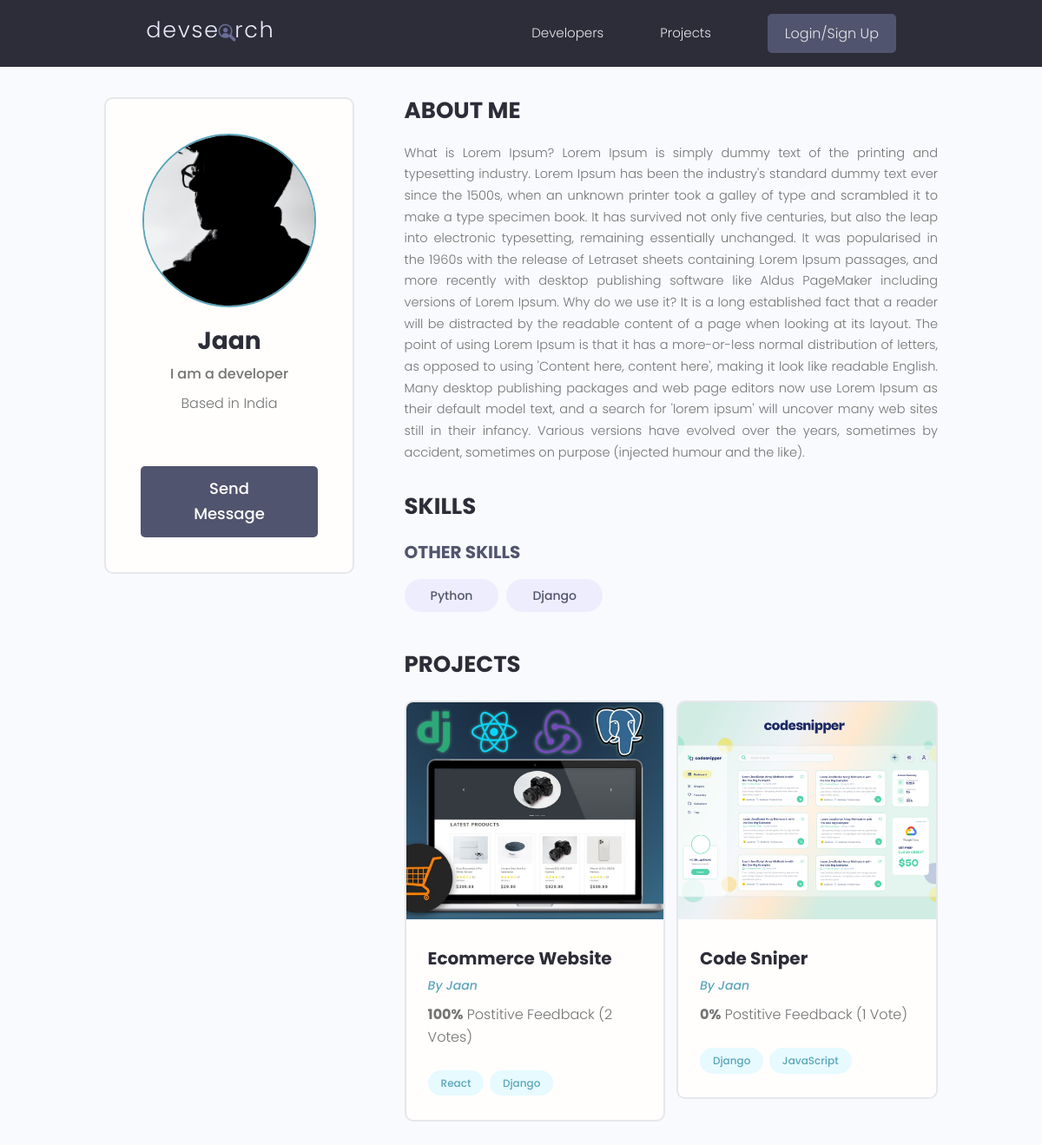
/profile/b8ca071c-c694-4010-a85d-4aa89cfddf22/, run on the app's committed database.
### users/models.py (models this page shows, shortened)
class Profile(models.Model):
    user = models.OneToOneField(
        User, on_delete=models.CASCADE, null=True, blank=True)
    name = models.CharField(max_length=200, blank=True, null=True)
    email = models.EmailField(max_length=500, blank=True, null=True)
    username = models.CharField(max_length=200, blank=True, null=True)
    location = models.CharField(max_length=200, blank=True, null=True)
    short_intro = models.CharField(max_length=200, blank=True, null=True)
    bio = models.TextField(blank=True, null=True)
    profile_image = models.ImageField(
        null=True, blank=True, upload_to='profiles/', default="profiles/user-default.png")
    social_github = models.CharField(max_length=200, blank=True, null=True)
    social_twitter = models.CharField(max_length=200, blank=True, null=True)
    social_linkedin = models.CharField(max_length=200, blank=True, null=True)
    social_youtube = models.CharField(max_length=200, blank=True, null=True)
    social_website = models.CharField(max_length=200, blank=True, null=True)
    created = models.DateTimeField(auto_now_add=True)
    id = models.UUIDField(default=uuid.uuid4, unique=True,
                          primary_key=True, editable=False)
    class Meta:
        ordering = ['created']
    @property
    def imageURL(self):
        try:
            url = self.profile_image.url
        except:
            url = ''
        return url

class Skill(models.Model):
    owner = models.ForeignKey(
        Profile, on_delete=models.CASCADE, null=True, blank=True)
    name = models.CharField(max_length=200, blank=True, null=True)
    description = models.TextField(null=True, blank=True)
    created = models.DateTimeField(auto_now_add=True)
    id = models.UUIDField(default=uuid.uuid4, unique=True,
                          primary_key=True, editable=False)
    def __str__(self):
        return str(self.name)

### projects/models.py (models this page shows, shortened)
class Project(models.Model):
    owner = models.ForeignKey(
        Profile, null=True, blank=True, on_delete=models.CASCADE)
    title = models.CharField(max_length=200)
    description = models.TextField(null=True, blank=True)
    featured_image = models.ImageField(
        null=True, blank=True, default="default.jpg")
    demo_link = models.CharField(max_length=2000, null=True, blank=True)
    source_link = models.CharField(max_length=2000, null=True, blank=True)
    tags = models.ManyToManyField('Tag', blank=True)
    vote_total = models.IntegerField(default=0, null=True, blank=True)
    vote_ratio = models.IntegerField(default=0, null=True, blank=True)
    created = models.DateTimeField(auto_now_add=True)
    id = models.UUIDField(default=uuid.uuid4, unique=True,
                          primary_key=True, editable=False)
    class Meta:
        ordering = ['-vote_ratio', '-vote_total', 'title']
    @property
    def imageURL(self):
        try:
            url = self.featured_image.url
        except:
            url = ''
        return url

class Tag(models.Model):
    name = models.CharField(max_length=200)
    created = models.DateTimeField(auto_now_add=True)
    id = models.UUIDField(default=uuid.uuid4, unique=True,
                          primary_key=True, editable=False)
    def __str__(self):
        return self.name

### users/views.py (the view)
# urls.py: path('profile/<str:pk>/', views.userProfile, name="user-profile"),
def userProfile(request, pk):
    profile = Profile.objects.get(id=pk)
    topSkills = profile.skill_set.exclude(description__exact="")
    otherSkills = profile.skill_set.filter(description="")
    context = {'profile': profile, 'topSkills': topSkills,
               "otherSkills": otherSkills}
    return render(request, 'users/user-profile.html', context)

### users/templates/users/user-profile.html (shortened to what this page needs)
{% extends 'main.html' %}
{% block content %}
<main class="profile my-md">
    <div class="container">
        <div class="layout">
            <div class="column column--1of3">
                <div class="card text-center">
                    <div class="card__body dev">
                        <img class="avatar avatar--xl" src="{{ profile.imageURL }}" />
                        <h2 class="dev__name">{{profile.name}}</h2>
                        <p class="dev__title">{{profile.short_intro}}</p>
                        <p class="dev__location">Based in {{profile.location}}</p>
                        {% if request.user.profile.id != profile.id %}
                        <a href="{% url 'create-message' profile.id %}" class="btn btn--sub btn--lg">Send Message </a>
                        {% endif %}
                    </div>
                </div>
            </div>
            <div class="column column--2of3">
                <div class="devInfo">
                    <h3 class="devInfo__title">About Me</h3>
                    <p class="devInfo__about">{{profile.bio}}</p>
                </div>
                <div class="devInfo">
                    <h3 class="devInfo__title">Skills</h3>
                    <div class="devInfo__skills">
                        <h3 class="devInfo__subtitle">Other Skills</h3>
                        <div class="devInfo__otherSkills">
                            {% for skill in otherSkills %}
                            <span class="tag tag--pill tag--sub tag--lg">
                                <small>{{skill}}</small>
                            </span>
                            {% endfor %}
                        </div>
                    </div>
                </div>
                <div class="devInfo">
                    <h3 class="devInfo__title">Projects</h3>
                    <div class="grid grid--two">
                        {% for project in profile.project_set.all %}
                        <div class="column">
                            <div class="card project">
                                <a href="{% url 'project' project.id %}" class="project">
                                    <img class="project__thumbnail" src="{{project.imageURL}}"
                                        alt="project thumbnail" />
                                    <div class="card__body">
                                        <h3 class="project__title">{{project.title}}</h3>
                                        <p><a class="project__author"
                                                href="{% url 'user-profile' project.owner.id %}">By
                                                {{project.owner.name}}</a>
                                        </p>
                                        <p class="project--rating">
                                            <span style="font-weight: bold;">{{project.vote_ratio}}%</span> Postitive
                                            Feedback ({{project.vote_total}} Vote{{project.vote_total|pluralize:"s"}})
                                        </p>
                                        <div class="project__tags">
                                            {% for tag in project.tags.all %}
                                            <span class="tag tag--pill tag--main">
                                                <small>{{tag}}</small>
                                            </span>
                                            {% endfor %}
                                        </div>
                                    </div>
                                </a>
                            </div>
                        </div>
                        {% endfor %}
                    </div>
                </div>
            </div>
        </div>
    </div>
</main>
{% endblock content %}

### static/styles/app.css (style rules this page uses)
:root { --color-sub: #2d2d39; }
.btn--sub { background-color: var(--color-sub-light); }
.card { border: 2px solid var(--color-light); }
img { width: 100%; }
.profile .card > .dev { padding: 4rem; }
.dev__name { color: var(--color-sub); font-size: 2.8rem; font-weight: 700; margin-top: 1rem; margin-bottom: 0.5rem; }
.dev__title { font-size: 1.6rem; font-weight: 500; line-height: 1.3; }
.dev__location { margin-top: 1rem; }
.devInfo { margin-bottom: 3rem; }
.devInfo__title, .devInfo__subtitle { font-size: 2.6rem; color: var(--color-sub); text-transform: uppercase; font-weight: 700; margin-bottom: 1.5rem; }
.devInfo__subtitle { font-size: 2rem; color: var(--color-sub-light); }
.devInfo__about, .devSkill__info { font-size: 1.45rem; line-height: 1.7; text-align: justify; }
.project__author { font-size: 1.4rem; font-style: italic; }
.project--rating { margin-bottom: 1.6em; margin-top: .5em; }
.project__thumbnail { height: 25rem; object-fit: cover; object-position: top center; }
.project__title { font-size: 2rem; font-weight: 700; color: var(--color-sub); }

### static/uikit/styles/modules/_variables.css (style rules this page uses)
:root { --color-main: #5aa5b9; --color-main-light: #e6faff; --color-sub: #3f4156; --color-sub-light: #51546e; --color-sub-lighter: #ededfd; --color-text: #737373; --color-gray: #8b8b8b; --color-light: #e5e7eb; --color-light-gray: #767676; --color-bg: #f8fafd; --color-white: #fffefd; --color-white-light: #f3f3f3; --color-success: #359e64; --color-success-bg: #def8e8; --color-error: #fc4b0b; --color-error-bg: #fff2ee; --font-base: 'Poppins', arial, helvetica, 'Segoe UI', roboto, ubuntu, sans-serif; --font-monospace: 'Fira Code', 'Courier New', courier, monospace; --font-regular: 300; --font-medium: 500; --font-bold: 700; --generic-shadow: 1px 1px 5px #00000010; --generic-transition: all 0.3s ease-in-out; }

### static/uikit/styles/modules/_base.css (style rules this page uses)
* { margin: 0; padding: 0; box-sizing: border-box; text-rendering: optimizeLegibility; color: inherit; font-size: inherit; }
html { font-size: 50%; }
@media only screen and (min-width: 480px) { html { font-size: 56.25%; } }
@media only screen and (min-width: 1200px) { html { font-size: 62.5%; } }
body { line-height: 1.6; font-weight: 400; font-size: 1.5rem; color: var(--color-text); background-color: var(--color-bg); min-height: 100vh; }

### static/uikit/styles/modules/_typography.css (style rules this page uses)
* { font-family: var(--font-base); }
h2 { font-size: 3.6rem; font-weight: var(--font-bold); }
h3 { font-size: 3.2rem; font-weight: var(--font-medium); }
p, span, strong { font-size: 1.6rem; color: var(--color-text); font-weight: var(--font-regular); }
a { padding-bottom: 2px; text-decoration: none; display: inline-block; color: var(--color-main); font-weight: var(--font-medium); }

### static/uikit/styles/modules/_utilities.css (style rules this page uses)
.container { width: 92%; max-width: 165rem; margin: 0 auto; box-sizing: border-box; }
@media screen and (min-width: 1000px) { .container { width: 90%; } }
@media screen and (min-width: 1200px) { .container { width: 80%; } }
.text-center { text-align: center; }
.my-md { margin: 3rem auto; }

### static/uikit/styles/modules/_avatar.css (style rules this page uses)
.avatar { border-radius: 50%; border: 2px solid var(--color-main); object-fit: cover; }
.avatar--xl { height: 20rem; width: 20rem; }

### static/uikit/styles/modules/_button.css (style rules this page uses)
.btn { display: inline-block; position: relative; cursor: pointer; background-color: var(--color-light); font-weight: var(--font-medium); color: var(--color-sub); text-decoration: none; padding: 1rem 2rem; border-radius: 0.5rem; border: none; width: -webkit-fit-content; width: -moz-fit-content; width: fit-content; height: -webkit-fit-content; height: -moz-fit-content; height: fit-content; font-size: 1.6rem; outline-width: 0; outline-color: transparent; -webkit-backface-visibility: hidden; backface-visibility: hidden; transition: all 0.3s ease-in-out; }
.btn--sub { background-color: var(--color-sub); color: var(--color-white); }
.btn--lg { font-size: 1.8rem; padding: 1.2rem 4.5rem; }

### static/uikit/styles/modules/_card.css (style rules this page uses)
.card { border-radius: 1rem; background-color: var(--color-white); border: 1.5px solid var(--color-light); width: auto; height: auto; margin-top: 0.5rem; margin-bottom: 0.5rem; overflow: hidden; }
.card__body, .card__header { padding: 2rem 2.5rem; }

### static/uikit/styles/modules/_grid.css (style rules this page uses)
.grid { display: flex; flex-wrap: wrap; justify-content: flex-start; align-items: stretch; }
.grid > .column { min-width: 28rem; margin-bottom: 2.5rem; }
.grid--two > .column { flex-basis: 100%; }
@media screen and (min-width: 800px) { .grid--two { margin-right: -2%; } }
@media screen and (min-width: 800px) { .grid--two > .column { margin-right: 2%; } }
@media screen and (min-width: 800px) { .grid--two > .column { flex-basis: 48%; } }

### data on the page
Profile: imageURL (picture), name "Jaan", short_intro "I am a developer", location "India", bio "What is Lorem Ipsum? Lorem Ipsum is simply dummy text of the printing and typesetting industry. Lorem Ipsum has been the industry's standard dummy text ever since the 1500s, when an unknown printer took a galley of type and scrambled it to make a type specimen book. It has survived not only five centuries, but also the leap into electronic typesetting, remaining essentially unchanged. It was popularised in the 1960s with the release of Letraset sheets containing Lorem Ipsum passages, and more recently with desktop publishing software like Aldus PageMaker including versions of Lorem Ipsum. Why do we use it? It is a long established fact that a reader will be distracted by the readable…"
Skill: name "Python"
Skill: name "Django"
Project: imageURL (picture), title "Ecommerce Website", owner.name "Jaan", vote_ratio "100", vote_total "2"
Tag: name "React"
Tag: name "Django"
Project: imageURL (picture), title "Code Sniper", owner.name "Jaan", vote_ratio "0", vote_total "1"
Tag: name "JavaScript"
